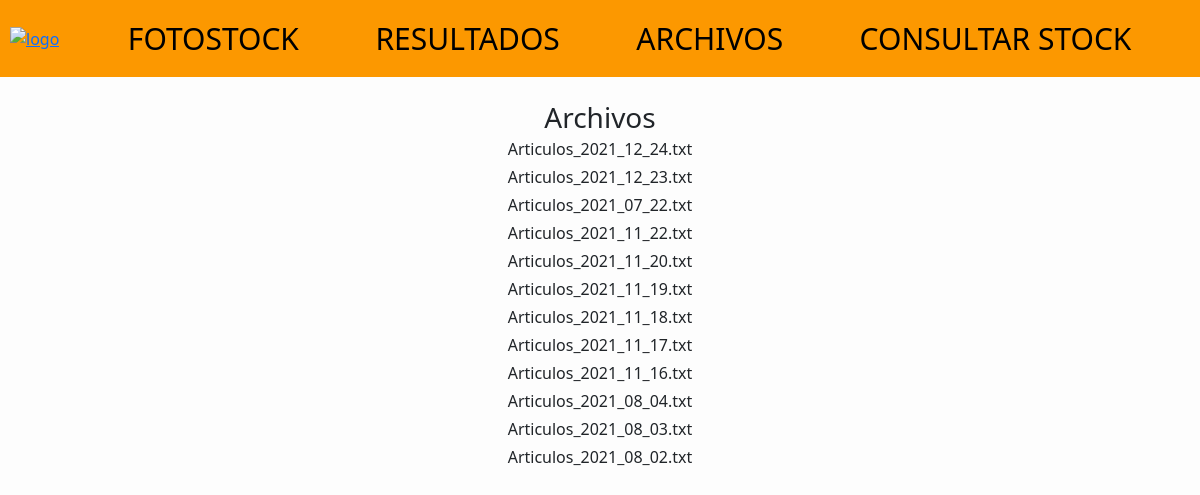
The page /files on the database its author committed.
### stock/models.py (models this page shows)
class File(models.Model):
    file = models.FileField(upload_to='files')
    filename = models.CharField(max_length=100)
    date_uploaded = models.DateTimeField(default=timezone.now)

### stock/views.py (the view)
# urls.py: path("files", views.show_files, name="results"),
def show_files(request):
    files = File.objects.order_by('-date_uploaded')
    return render(request, "stock/files.html", {'files': files})

### stock/templates/stock/files.html
{% extends "stock/base.html" %} {% block title %}{% endblock %} {% block body %}
<div align="center" style="line-height: 75%">
    <h3 align="center">Archivos</h3>
    {% for file in files %}
    <p>{{file.filename}}</p>
    {% endfor %}
</div>
{% endblock %}

### stock/templates/stock/base.html (shortened to what this page needs)
<!DOCTYPE html>
<html lang="en">
<head>
    <link href="https://cdn.jsdelivr.net/npm/bootstrap@5.1.3/dist/css/bootstrap.min.css" rel="stylesheet">
</head>
<body>
    <div align="center" style="background-color: #FC9800">
        <nav class="navbar navbar-expand-lg" style="color:#FC9800">
            <a href="/">
                <img class="logo" src="https://d3ugyf2ht6aenh.cloudfront.net/stores/806/999/themes/common/logo-1729578543-1569471035-4bbd9bb9a796fa8d048e6f941dd34db51569471035-320-0.png?0" alt="logo">
            </a>
            <div class="collapse navbar-collapse" id="navbarNavAltMarkup">
                <div class="navbar-nav"  style="width:100%; justify-content:space-evenly">
                    <a class="nav-item nav-link" href="fotostock" style="color:black; font-size:30px;">FOTOSTOCK </a>
                    <a class="nav-item nav-link" href="results" style="color:black; font-size:30px">RESULTADOS</a>
                    <a class="nav-item nav-link" href="files" style="color:black; font-size:30px">ARCHIVOS</a>
                    <a class="nav-item nav-link" href="stock" style="color:black; font-size:30px">CONSULTAR STOCK</a>
                </div>
            </div>
        </nav>
    </div>
    <div style="padding: 2%;">
        {% block body %} {% endblock %}
    </div>
</body>
</html>

### rows shown on the page
File: filename "Articulos_2021_12_24.txt"
File: filename "Articulos_2021_12_23.txt"
File: filename "Articulos_2021_07_22.txt"
File: filename "Articulos_2021_11_22.txt"
File: filename "Articulos_2021_11_20.txt"
File: filename "Articulos_2021_11_19.txt"
File: filename "Articulos_2021_11_18.txt"
File: filename "Articulos_2021_11_17.txt"
File: filename "Articulos_2021_11_16.txt"
File: filename "Articulos_2021_08_04.txt"
File: filename "Articulos_2021_08_03.txt"
File: filename "Articulos_2021_08_02.txt"
